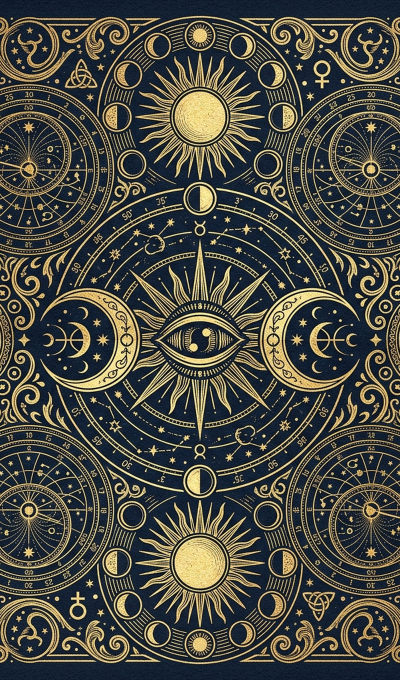
#> input picture assets/card_back_whatsapp.jpg, 800 x 1360 px, given in place of card_back_mytarot_1775490094032.png, which was not available (shown at 1/2 size)
$ python force_symmetry_and_test.py
#> lines starting #> are read from the running program, lines starting #| are printed output that depends on the picture; pictures that were not available may be replaced by others from this repository, and a replacement may not be noted
from PIL import Image

def force_symmetry_and_test(img_path, master_out, test_out):
    print(f"Loading {img_path}")
    img = Image.open(img_path).convert('RGB')
#> img is the input picture: PIL image 800x1360 RGB; mean R, G, B 74.3, 74.3, 66.2
    w, h = img.size
#> w = 800; h = 1360

    # 1. Force absolute 180-degree mathematical symmetry
    # We take the top half, duplicate, rotate 180, and paste to the bottom.
    top_half = img.crop((0, 0, w, h // 2))
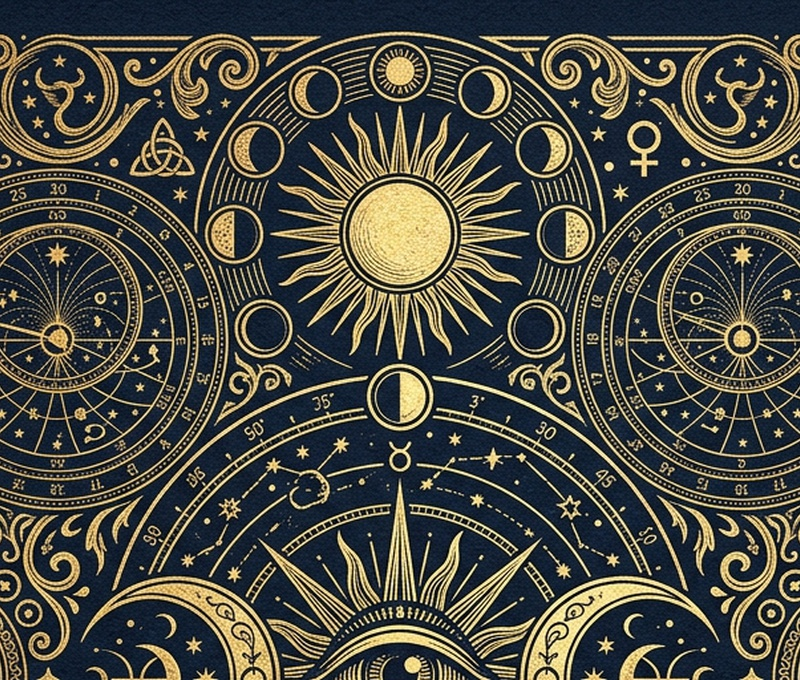
#> top_half: PIL image 800x680 RGB; mean R, G, B 74.3, 74.3, 66.2
    bottom_half_sym = top_half.rotate(180)
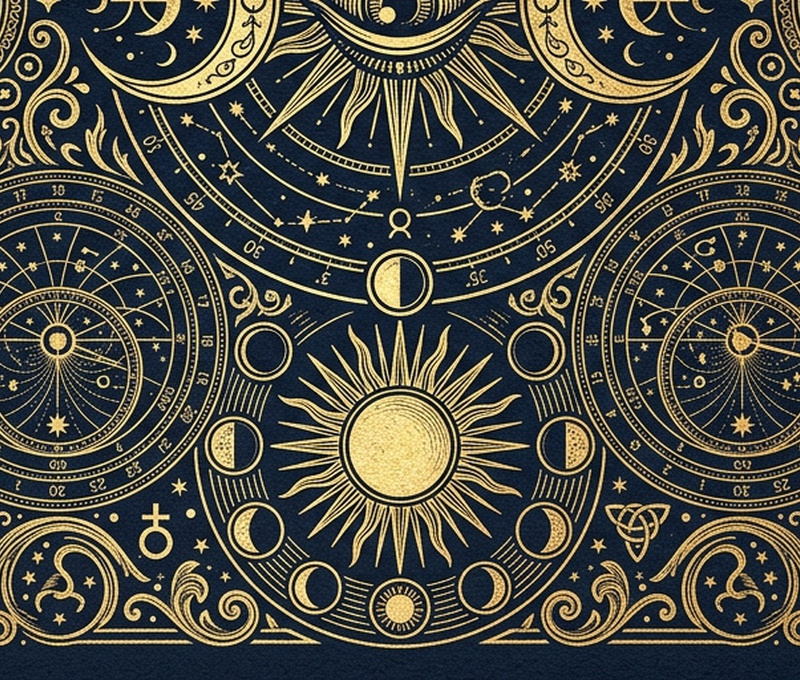
#> bottom_half_sym: PIL image 800x680 RGB; mean R, G, B 74.3, 74.3, 66.2

    master_sym = Image.new('RGB', (w, h))
#> master_sym: PIL image 800x1360 RGB; every value is 0
    master_sym.paste(top_half, (0, 0))
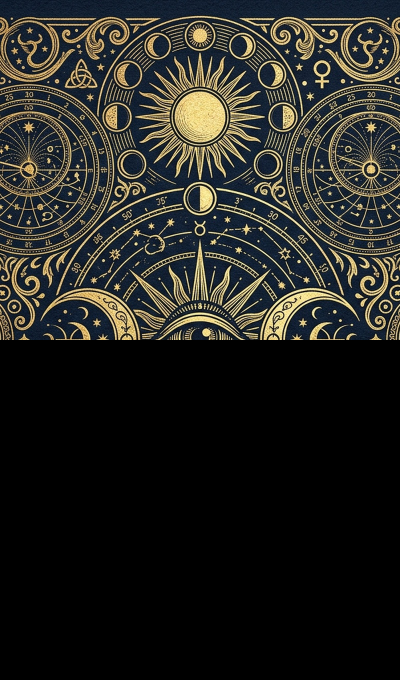
#> master_sym: PIL image 800x1360 RGB (shown at 1/2 size); mean R, G, B 37.2, 37.2, 33.1
    master_sym.paste(bottom_half_sym, (0, h // 2))

    # Save the new flawless master image
    master_sym.save(master_out)
    print(f"Saved flawless symmetrical master to {master_out}")

    # 2. Crop to Tarot Ratio (2.75 x 4.75 -> 0.5789)
    target_ratio = 2.75 / 4.75
    target_h = h
#> target_h = 1360
    target_w = int(h * target_ratio)
#> target_w = 787

    left = (w - target_w) // 2
#> left = 6
    top = 0
    right = left + target_w
#> right = 793
    bottom = h
#> bottom = 1360

    cropped = master_sym.crop((left, top, right, bottom))
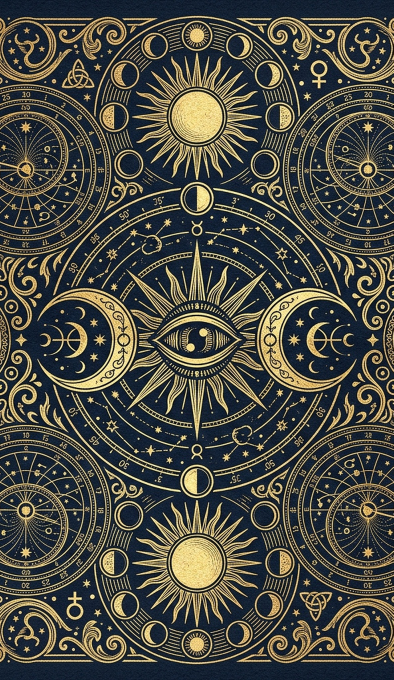
#> cropped: PIL image 787x1360 RGB (shown at 1/2 size); mean R, G, B 74.2, 74.3, 66.2

    # 3. Stitch original cropped vs 180-flip cropped for testing
    flipped = cropped.rotate(180)
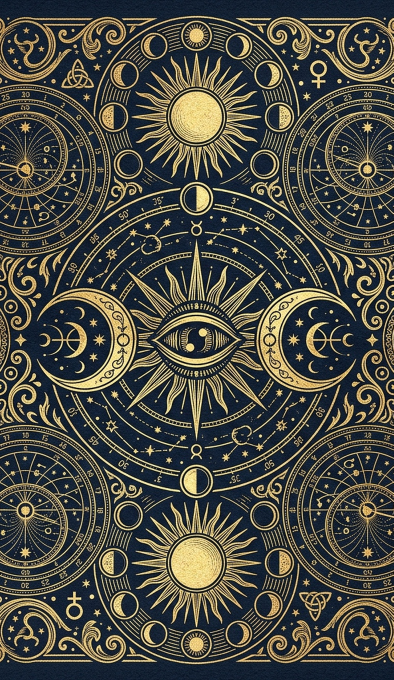
#> flipped: PIL image 787x1360 RGB (shown at 1/2 size); mean R, G, B 74.2, 74.3, 66.2

    border = 20
    out_w = (target_w * 2) + (border * 3)
#> out_w = 1634
    out_h = target_h + (border * 2)
#> out_h = 1400

    output_img = Image.new('RGB', (out_w, out_h), (20, 20, 20))
#> output_img: PIL image 1634x1400 RGB; every value is 20
    output_img.paste(cropped, (border, border))
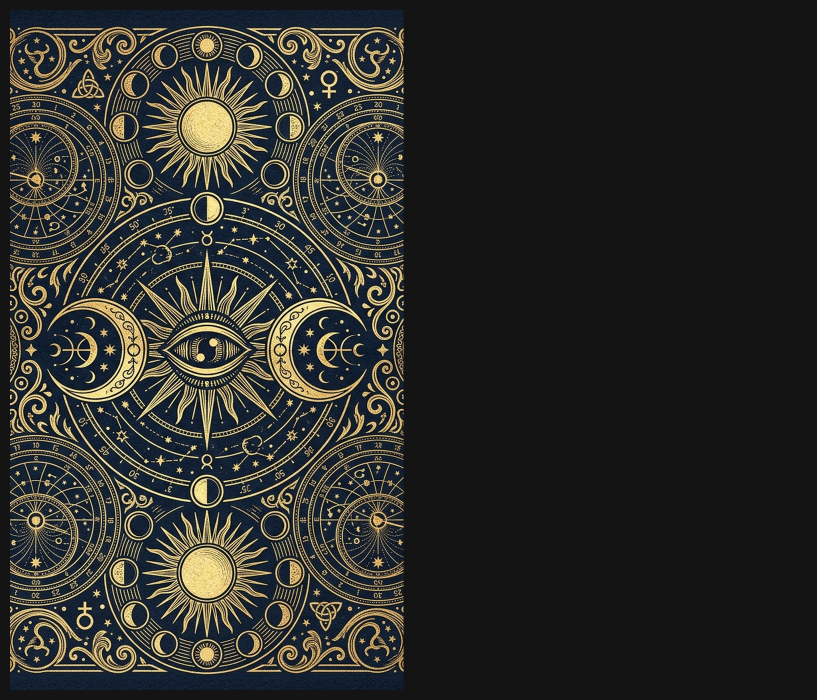
#> output_img: PIL image 1634x1400 RGB (shown at 1/2 size); mean R, G, B 45.4, 45.4, 41.6
    output_img.paste(flipped, (border * 2 + target_w, border))
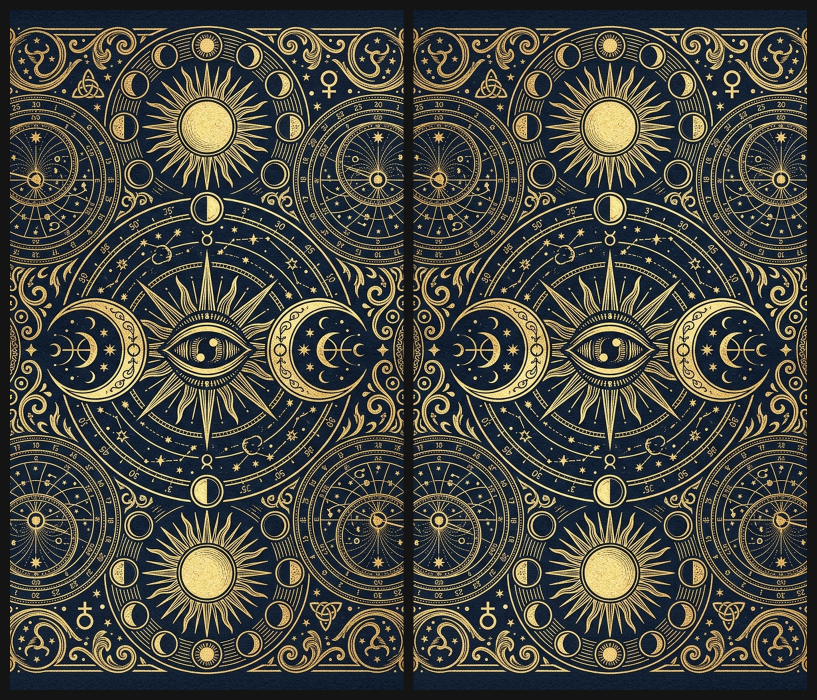
#> output_img: PIL image 1634x1400 RGB (shown at 1/2 size); mean R, G, B 70.7, 70.8, 63.3

    output_img.save(test_out)
    print(f"Saved symmetry check to {test_out}")

if __name__ == "__main__":
    src = r"C:\Users\bossx\.gemini\antigravity\brain\8bedc24d-035e-4baa-8800-7695de21050a\card_back_mytarot_1775490094032.png"
    master = r"C:\Users\bossx\.gemini\antigravity\brain\8bedc24d-035e-4baa-8800-7695de21050a\card_back_master_final.png"
    test = r"C:\Users\bossx\.gemini\antigravity\scratch\mytarot-bot\card_back_symmetry_test.jpg"
    force_symmetry_and_test(src, master, test)
